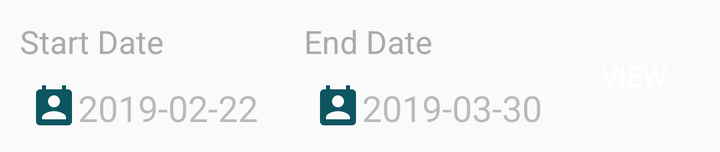
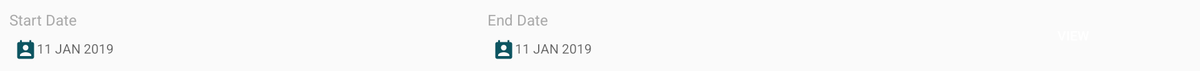

First picture: res/layout/ on a phone held upright. Second picture: the repository's own variant of that layout, on a device whose configuration matches the variant's folder. Source for both follows.
<!-- AndroidManifest.xml: application theme AppTheme -->
<!-- res/layout/segment_activity_filter.xml -->
<?xml version="1.0" encoding="utf-8"?>
<LinearLayout
    xmlns:android="http://schemas.android.com/apk/res/android" android:layout_width="match_parent"
    android:orientation="horizontal"
    android:padding="10dp"
    android:layout_height="wrap_content">

    <LinearLayout
        android:id="@+id/llStartDateContainer"
        android:layout_weight="2"
        android:orientation="vertical"
        android:layout_width="0dp"
        android:layout_height="wrap_content">

        <TextView
            android:layout_width="match_parent"
            android:layout_height="wrap_content"
            android:textSize="16sp"
            android:textColor="@android:color/darker_gray"
            android:lineSpacingExtra="4sp"
            android:text="@string/txt_start_date"
            />

        <EditText
            android:id="@+id/tvStartDate"
            android:layout_marginTop="10dp"
            android:drawableLeft="@drawable/calendar_24dp"
            android:text="2019-02-22"
            android:layout_weight="7"
            android:layout_width="match_parent"
            android:paddingLeft="5dp"
            android:enabled="false"
            android:background="@android:color/transparent"
            android:backgroundTint="@color/colorPrimaryDark"
            android:layout_height="wrap_content" />

    </LinearLayout>

    <LinearLayout
        android:id="@+id/llEndDateContainer"
        android:layout_marginLeft="10dp"
        android:layout_weight="2"
        android:orientation="vertical"
        android:layout_width="0dp"
        android:clickable="false"
        android:layout_height="wrap_content">

        <TextView
            android:layout_width="match_parent"
            android:layout_height="wrap_content"
            android:textSize="16sp"
            android:textColor="@android:color/darker_gray"
            android:lineSpacingExtra="4sp"
            android:text="@string/txt_end_date"
            />

        <EditText
            android:id="@+id/tvEndDate"
            android:layout_marginTop="10dp"
            android:drawableLeft="@drawable/calendar_24dp"
            android:text="2019-03-30"
            android:layout_weight="7"
            android:layout_width="match_parent"
            android:paddingLeft="5dp"
            android:enabled="false"
            android:background="@android:color/transparent"
            android:backgroundTint="@color/colorPrimaryDark"
            android:layout_height="wrap_content" />

    </LinearLayout>
    <Button
        android:layout_gravity="center"
        android:layout_weight="1"
        android:id="@+id/btnView"
        android:paddingTop="10dp"
        android:paddingBottom="10dp"
        android:text="@string/btxt_view"
        android:textSize="14sp"
        android:textColor="@android:color/white"
        android:background="@drawable/secondary_button"
        android:layout_width="0dp"
        android:layout_height="wrap_content" />
</LinearLayout>
<!-- resources referenced by this layout -->
<resources>
  <color name="colorPrimaryDark">#00574B</color>
  <!-- drawable calendar_24dp (drawable) -->
  <vector android:height="24dp" android:tint="#0D5561"
      android:viewportHeight="24.0" android:viewportWidth="24.0"
      android:width="24dp" xmlns:android="http://schemas.android.com/apk/res/android">
      <path android:fillColor="#FF000000" android:pathData="M19,3h-1L18,1h-2v2L8,3L8,1L6,1v2L5,3c-1.11,0 -2,0.9 -2,2v14c0,1.1 0.89,2 2,2h14c1.1,0 2,-0.9 2,-2L21,5c0,-1.1 -0.9,-2 -2,-2zM12,6c1.66,0 3,1.34 3,3s-1.34,3 -3,3 -3,-1.34 -3,-3 1.34,-3 3,-3zM18,18L6,18v-1c0,-2 4,-3.1 6,-3.1s6,1.1 6,3.1v1z"/>
  </vector>
  <!-- drawable secondary_button (drawable) -->
  <?xml version="1.0" encoding="utf-8"?>
  <selector xmlns:android="http://schemas.android.com/apk/res/android">
      <item>
          <shape android:shape="rectangle">
              <padding android:left="10dp"
                  android:right="10dp"
                  android:bottom="10dp"
                  android:top="10dp"
                  />
              <solid android:color="@color/headerBrown"/>
              <corners android:radius="1dp" />
          </shape>
      </item>
  </selector>
  <string name="btxt_view">View</string>
  <string name="txt_end_date">End Date</string>
  <string name="txt_start_date">Start Date</string>
  <style name="AppTheme" parent="Theme.AppCompat.Light.DarkActionBar">
          
          <item name="colorPrimary">@color/colorPrimary</item>
          <item name="colorPrimaryDark">@color/colorPrimaryDark</item>
          <item name="colorAccent">@color/colorAccent</item>
      </style>
  <color name="colorPrimary">#008577</color>
  <color name="colorAccent">#008577</color>
</resources>
<!-- res/layout-sw768dp/segment_activity_filter.xml (the repository's variant of the layout above) -->
<!-- drawn on a large tablet held sideways -->
<?xml version="1.0" encoding="utf-8"?>
<LinearLayout
    xmlns:android="http://schemas.android.com/apk/res/android" android:layout_width="match_parent"
    android:orientation="horizontal"
    android:padding="10dp"
    android:layout_height="wrap_content">

    <LinearLayout
        android:id="@+id/llStartDateContainer"
        android:layout_weight="2"
        android:orientation="vertical"
        android:layout_width="0dp"
        android:layout_height="wrap_content">

        <TextView
            android:layout_width="match_parent"
            android:layout_height="wrap_content"
            android:textSize="16sp"
            android:textColor="@android:color/darker_gray"
            android:lineSpacingExtra="4sp"
            android:text="@string/txt_start_date"
            />

        <TextView
            android:id="@+id/tvStartDate"
            android:layout_marginTop="10dp"
            android:drawableLeft="@drawable/calendar_24dp"
            android:hint="11 JAN 2019"
            android:layout_weight="7"
            android:layout_width="match_parent"
            android:paddingLeft="5dp"
            android:backgroundTint="@color/colorPrimaryDark"
            android:layout_height="wrap_content" />

    </LinearLayout>

    <LinearLayout
        android:id="@+id/llEndDateContainer"
        android:layout_marginLeft="10dp"
        android:layout_weight="2"
        android:orientation="vertical"
        android:layout_width="0dp"
        android:layout_height="wrap_content">

        <TextView
            android:layout_width="match_parent"
            android:layout_height="wrap_content"
            android:textSize="16sp"
            android:textColor="@android:color/darker_gray"
            android:lineSpacingExtra="4sp"
            android:text="@string/txt_end_date"
            />

        <TextView
            android:id="@+id/tvEndDate"
            android:layout_marginTop="10dp"
            android:drawableLeft="@drawable/calendar_24dp"
            android:hint="11 JAN 2019"
            android:layout_weight="7"
            android:layout_width="match_parent"
            android:paddingLeft="5dp"
            android:backgroundTint="@color/colorPrimaryDark"
            android:layout_height="wrap_content" />

    </LinearLayout>
    <Button
        android:layout_gravity="center"
        android:layout_weight="1"
        android:id="@+id/btnView"
        android:paddingTop="10dp"
        android:paddingBottom="10dp"
        android:text="@string/btxt_view"
        android:textSize="14sp"
        android:textColor="@android:color/white"
        android:background="@drawable/secondary_button"
        android:layout_width="0dp"
        android:layout_height="wrap_content" />
</LinearLayout>
